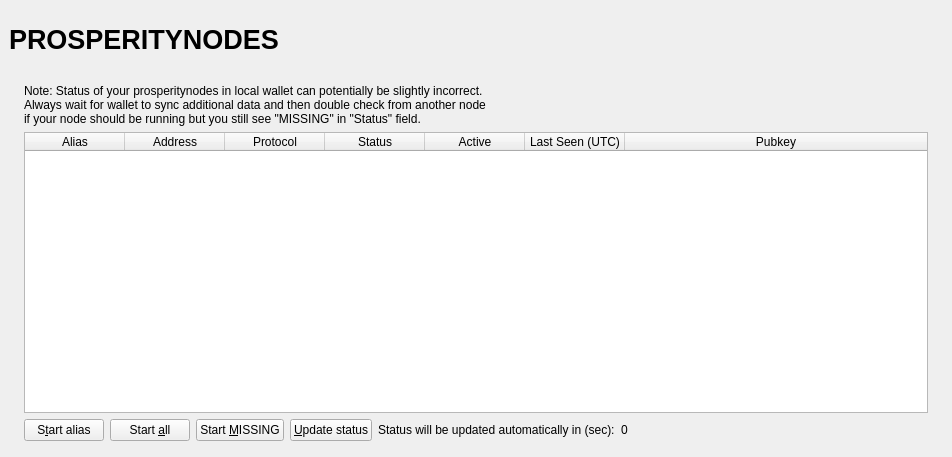
<?xml version="1.0" encoding="UTF-8"?>
<ui version="4.0">
 <class>ProsperitynodeList</class>
 <widget class="QWidget" name="ProsperitynodeList">
  <property name="geometry">
   <rect>
    <x>0</x>
    <y>0</y>
    <width>723</width>
    <height>457</height>
   </rect>
  </property>
  <property name="windowTitle">
   <string>Form</string>
  </property>
  <layout class="QVBoxLayout" name="topLayout" stretch="0">
   <property name="leftMargin">
    <number>9</number>
   </property>
   <property name="topMargin">
    <number>9</number>
   </property>
   <property name="rightMargin">
    <number>9</number>
   </property>
   <property name="bottomMargin">
    <number>9</number>
   </property>
   <item>
    <layout class="QVBoxLayout" name="verticalLayout_Master" stretch="0,1">
     <property name="spacing">
      <number>0</number>
     </property>
     <item>
      <widget class="QFrame" name="frame_Header">
       <layout class="QVBoxLayout" name="verticalLayout_4">
        <property name="leftMargin">
         <number>0</number>
        </property>
        <property name="topMargin">
         <number>0</number>
        </property>
        <property name="rightMargin">
         <number>0</number>
        </property>
        <property name="bottomMargin">
         <number>0</number>
        </property>
        <item>
         <layout class="QHBoxLayout" name="horizontalLayout_Header" stretch="1,0,1">
          <item>
           <widget class="QLabel" name="labelOverviewHeaderLeft">
            <property name="minimumSize">
             <size>
              <width>464</width>
              <height>60</height>
             </size>
            </property>
            <property name="maximumSize">
             <size>
              <width>16777215</width>
              <height>60</height>
             </size>
            </property>
            <property name="font">
             <font>
              <pointsize>20</pointsize>
              <weight>75</weight>
              <bold>true</bold>
             </font>
            </property>
            <property name="text">
             <string>PROSPERITYNODES</string>
            </property>
           </widget>
          </item>
          <item>
           <spacer name="horizontalSpacer">
            <property name="orientation">
             <enum>Qt::Horizontal</enum>
            </property>
            <property name="sizeHint" stdset="0">
             <size>
              <width>40</width>
              <height>20</height>
             </size>
            </property>
           </spacer>
          </item>
          <item>
           <widget class="QLabel" name="labelOverviewHeaderRight">
            <property name="minimumSize">
             <size>
              <width>464</width>
              <height>60</height>
             </size>
            </property>
            <property name="maximumSize">
             <size>
              <width>16777215</width>
              <height>60</height>
             </size>
            </property>
            <property name="font">
             <font>
              <pointsize>14</pointsize>
             </font>
            </property>
            <property name="text">
             <string/>
            </property>
            <property name="alignment">
             <set>Qt::AlignRight|Qt::AlignTrailing|Qt::AlignVCenter</set>
            </property>
           </widget>
          </item>
         </layout>
        </item>
       </layout>
      </widget>
     </item>
     <item>
      <widget class="QFrame" name="frame_BG">
       <layout class="QVBoxLayout" name="verticalLayout_3">
        <property name="leftMargin">
         <number>6</number>
        </property>
        <property name="topMargin">
         <number>6</number>
        </property>
        <property name="rightMargin">
         <number>6</number>
        </property>
        <property name="bottomMargin">
         <number>6</number>
        </property>
        <item>
         <widget class="QFrame" name="frame_Content">
          <layout class="QVBoxLayout" name="verticalLayout">
           <property name="spacing">
            <number>0</number>
           </property>
           <property name="leftMargin">
            <number>0</number>
           </property>
           <property name="topMargin">
            <number>0</number>
           </property>
           <property name="rightMargin">
            <number>0</number>
           </property>
           <property name="bottomMargin">
            <number>0</number>
           </property>
           <item>
            <layout class="QGridLayout" name="gridLayout_2">
             <property name="spacing">
              <number>2</number>
             </property>
             <item row="0" column="0">
              <widget class="QFrame" name="frameList">
               <layout class="QVBoxLayout" name="verticalLayout_2">
                <property name="bottomMargin">
                 <number>1</number>
                </property>
                <item>
                 <layout class="QHBoxLayout" name="horizontalLayout_note">
                  <property name="bottomMargin">
                   <number>0</number>
                  </property>
                  <item>
                   <widget class="QLabel" name="updateNote">
                    <property name="text">
                     <string>Note: Status of your prosperitynodes in local wallet can potentially be slightly incorrect.&lt;br /&gt;Always wait for wallet to sync additional data and then double check from another node&lt;br /&gt;if your node should be running but you still see &quot;MISSING&quot; in &quot;Status&quot; field.</string>
                    </property>
                   </widget>
                  </item>
                 </layout>
                </item>
                <item>
                 <widget class="QTableWidget" name="tableWidgetMyProsperitynodes">
                  <property name="minimumSize">
                   <size>
                    <width>695</width>
                    <height>0</height>
                   </size>
                  </property>
                  <property name="palette">
                   <palette>
                    <active>
                     <colorrole role="Text">
                      <brush brushstyle="SolidPattern">
                       <color alpha="255">
                        <red>51</red>
                        <green>51</green>
                        <blue>51</blue>
                       </color>
                      </brush>
                     </colorrole>
                    </active>
                    <inactive>
                     <colorrole role="Text">
                      <brush brushstyle="SolidPattern">
                       <color alpha="255">
                        <red>51</red>
                        <green>51</green>
                        <blue>51</blue>
                       </color>
                      </brush>
                     </colorrole>
                    </inactive>
                    <disabled>
                     <colorrole role="Text">
                      <brush brushstyle="SolidPattern">
                       <color alpha="255">
                        <red>85</red>
                        <green>85</green>
                        <blue>85</blue>
                       </color>
                      </brush>
                     </colorrole>
                    </disabled>
                   </palette>
                  </property>
                  <property name="editTriggers">
                   <set>QAbstractItemView::NoEditTriggers</set>
                  </property>
                  <property name="alternatingRowColors">
                   <bool>true</bool>
                  </property>
                  <property name="selectionMode">
                   <enum>QAbstractItemView::SingleSelection</enum>
                  </property>
                  <property name="selectionBehavior">
                   <enum>QAbstractItemView::SelectRows</enum>
                  </property>
                  <property name="sortingEnabled">
                   <bool>true</bool>
                  </property>
                  <attribute name="horizontalHeaderStretchLastSection">
                   <bool>true</bool>
                  </attribute>
                  <column>
                   <property name="text">
                    <string>Alias</string>
                   </property>
                  </column>
                  <column>
                   <property name="text">
                    <string>Address</string>
                   </property>
                  </column>
                  <column>
                   <property name="text">
                    <string>Protocol</string>
                   </property>
                  </column>
                  <column>
                   <property name="text">
                    <string>Status</string>
                   </property>
                  </column>
                  <column>
                   <property name="text">
                    <string>Active</string>
                   </property>
                  </column>
                  <column>
                   <property name="text">
                    <string>Last Seen (UTC)</string>
                   </property>
                  </column>
                  <column>
                   <property name="text">
                    <string>Pubkey</string>
                   </property>
                  </column>
                 </widget>
                </item>
                <item>
                 <layout class="QHBoxLayout" name="horizontalLayout_5">
                  <property name="bottomMargin">
                   <number>0</number>
                  </property>
                  <item>
                   <widget class="QPushButton" name="startButton">
                    <property name="text">
                     <string>S&amp;tart alias</string>
                    </property>
                   </widget>
                  </item>
                  <item>
                   <widget class="QPushButton" name="startAllButton">
                    <property name="text">
                     <string>Start &amp;all</string>
                    </property>
                   </widget>
                  </item>
                  <item>
                   <widget class="QPushButton" name="startMissingButton">
                    <property name="text">
                     <string>Start &amp;MISSING</string>
                    </property>
                   </widget>
                  </item>
                  <item>
                   <widget class="QPushButton" name="UpdateButton">
                    <property name="text">
                     <string>&amp;Update status</string>
                    </property>
                   </widget>
                  </item>
                  <item>
                   <widget class="QLabel" name="autoupdate_label">
                    <property name="text">
                     <string>Status will be updated automatically in (sec):</string>
                    </property>
                   </widget>
                  </item>
                  <item>
                   <widget class="QLabel" name="secondsLabel">
                    <property name="text">
                     <string>0</string>
                    </property>
                   </widget>
                  </item>
                  <item>
                   <spacer name="horizontalSpacer_5">
                    <property name="orientation">
                     <enum>Qt::Horizontal</enum>
                    </property>
                    <property name="sizeHint" stdset="0">
                     <size>
                      <width>40</width>
                      <height>20</height>
                     </size>
                    </property>
                   </spacer>
                  </item>
                 </layout>
                </item>
               </layout>
              </widget>
             </item>
            </layout>
           </item>
          </layout>
         </widget>
        </item>
       </layout>
      </widget>
     </item>
    </layout>
   </item>
  </layout>
 </widget>
 <resources/>
 <connections/>
</ui>
